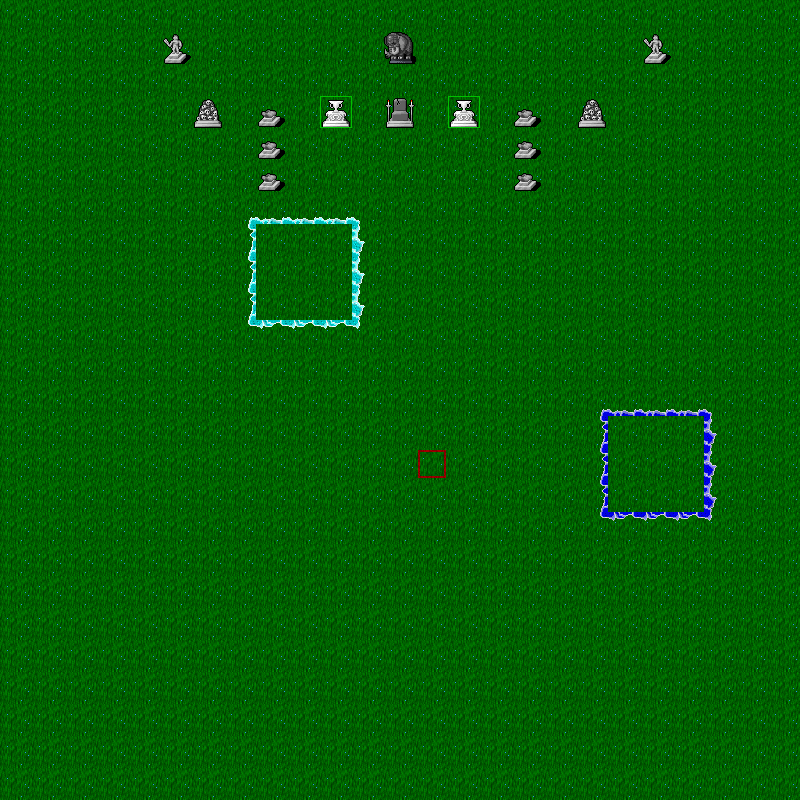

This game map was drawn from its Tiled (.tmx) file and the tilesets committed beside it. A one-line description and the trimmed map source follow:
An orthogonal 25x25 tile map with 32x32 px tiles, 3 tile layers (bg, solid, other) and 47 objects (Mariusz, Zbyszek, Roman).

<map version="1.0" orientation="orthogonal" renderorder="right-down" width="25" height="25" tilewidth="32" tileheight="32" nextobjectid="39">
 <tileset firstgid="1" name="tile" tilewidth="32" tileheight="32">
  <image source="tile.png" width="2048" height="1536" />
 </tileset>
 <layer name="bg" width="25" height="25">
  <data>[625 cells, 625 non-empty, 1 distinct tile ids]</data>
 </layer>
 <layer name="solid" width="25" height="25">
  <data>[625 cells, 14 non-empty, 6 distinct tile ids]</data>
 </layer>
 <layer name="other" width="25" height="25">
  <data>[625 cells, 35 non-empty, 18 distinct tile ids]</data>
 </layer>
 <objectgroup name="obj">
  <object id="1" gid="1291" x="143" y="289" />
  <object id="2" gid="1356" x="80" y="292" />
  <object id="3" gid="1358" x="127" y="352" />
  <object id="4" gid="1358" x="471" y="348" />
  <object id="5" gid="388" x="317" y="366" />
  <object id="6" gid="1370" x="724" y="399" />
  <object id="7" gid="2949" x="415" y="482" />
  <object id="8" gid="2947" x="479" y="482" />
  <object id="9" gid="2946" x="119" y="564" />
  <object id="10" gid="2951" x="612" y="597" />
  <object id="11" gid="2950" x="336" y="627" />
  <object id="12" gid="3035" x="267" y="465" />
  <object id="13" gid="3039" x="144" y="432" />
  <object id="14" gid="1605" x="642" y="194" />
  <object id="15" gid="1449" x="170" y="500" />
  <object id="16" gid="2672" x="250" y="400" />
  <object id="17" gid="2849" x="175" y="320" />
 </objectgroup>
 <objectgroup name="portal">
  <object id="16" gid="2885" x="642" y="352" src="y.tmx" spawnx="33" spawny="65" />
  <object id="17" gid="0" x="512" y="421" src="t.tmx" spawnx="33" spawny="323" />
 </objectgroup>
 <objectgroup name="anim">
  <object id="40" gid="665" x="528" y="454" speed="0.1" steps="3" />
  <object id="10" gid="782" x="290" y="129" speed="0.2" steps="4" />
  <object id="11" gid="665" x="509" y="126" speed="0.2" steps="4" />
  <object id="19" gid="1253" x="256" y="288" speed="0.1" steps="7" />
  <object id="20" gid="1253" x="288" y="288" speed="0.2" steps="7" />
  <object id="21" gid="1253" x="320" y="288" speed="0.3" steps="7" />
  <object id="11" gid="665" x="509" y="126" speed="0.2" steps="7" />
  <object id="19" gid="1253" x="256" y="288" speed="0.5" steps="7" />
  <object id="20" gid="1253" x="288" y="288" speed="0.3" steps="7" />
  <object id="21" gid="1253" x="320" y="288" speed="0.2" steps="7" />
  <object id="24" gid="1253" x="256" y="320" speed="0.1" steps="7" />
  <object id="25" gid="1253" x="288" y="320" speed="0.5" steps="7" />
  <object id="26" gid="1253" x="320" y="320" speed="0.001" steps="7" />
  <object id="27" gid="1253" x="320" y="256" speed="0.3" steps="7" />
  <object id="28" gid="1253" x="288" y="256" speed="0.2" steps="7" />
  <object id="29" gid="1253" x="256" y="256" speed="0.6" steps="7" />
  <object id="30" gid="1244" x="608" y="448" speed="0.3" steps="7" />
  <object id="31" gid="1244" x="640" y="448" speed="0.4" steps="7" />
  <object id="32" gid="1244" x="672" y="448" speed="0.2" steps="7" />
  <object id="33" gid="1244" x="672" y="480" speed="0.6" steps="7" />
  <object id="34" gid="1244" x="640" y="480" speed="0.4" steps="7" />
  <object id="35" gid="1244" x="608" y="480" speed="0.2" steps="7" />
  <object id="36" gid="1244" x="608" y="512" speed="0.1" steps="7" />
  <object id="37" gid="1244" x="640" y="512" speed="0.3" steps="7" />
  <object id="38" gid="1244" x="672" y="512" speed="0.4" steps="7" />
 </objectgroup>
 <objectgroup name="npc">
  <object id="1" name="Mariusz" gid="134" x="300" y="500" />
  <object id="2" name="Zbyszek" gid="134" x="360" y="500" />
  <object id="3" name="Roman" gid="134" x="500" y="425" />
 </objectgroup>
</map>
